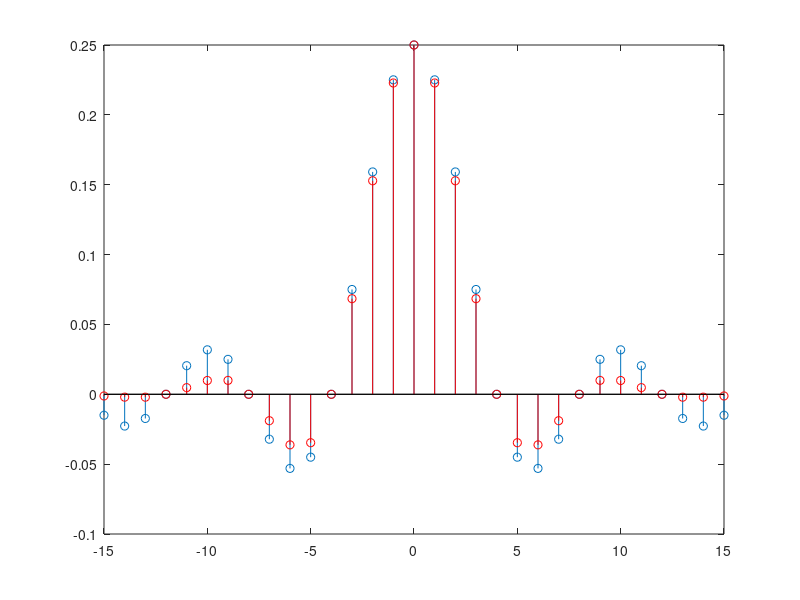

This figure's MATLAB source:
%zad 2 Filtr dolnoprzespustowy

clear all
close all
clc

N=15;
wgr=pi/4;

%czesc ujemna 
n=-N:(-1);
h_lp_u=sin(wgr*n)./(pi*n);
%czesc zerowa
n=0;
h_lp_o=wgr/pi;
%czesc dodatnia
n=1:N;
h_lp_d=sin(wgr*n)./(pi*n);

hlp=[h_lp_u, h_lp_o, h_lp_d];

stem(-N:N, hlp)
hold on
w=hamming(2*N+1);
hLPw=hlp'.*w;
stem(-N:N,hLPw,'r')


% %zad 2 Filtr gornoprzepustowy
% 
% clear all
% close all
% clc
% 
% N=15;
% wgr=pi/8;
% 
% %czesc ujemna 
% n=-N:(-1);
% h_lp_u=-sin(wgr*n)./(pi*n);
% %czesc zerowa
% n=0;
% h_lp_o=1-wgr/pi;
% %czesc dodatnia
% n=1:N;
% h_lp_d=-sin(wgr*n)./(pi*n);
% 
% hlp=[h_lp_u, h_lp_o, h_lp_d];
% 
% stem(-N:N, hlp)
% hold on
% w=hamming(2*N+1);
% hLPw=hlp'.*w;
% stem(-N:N,hLPw,'r')

